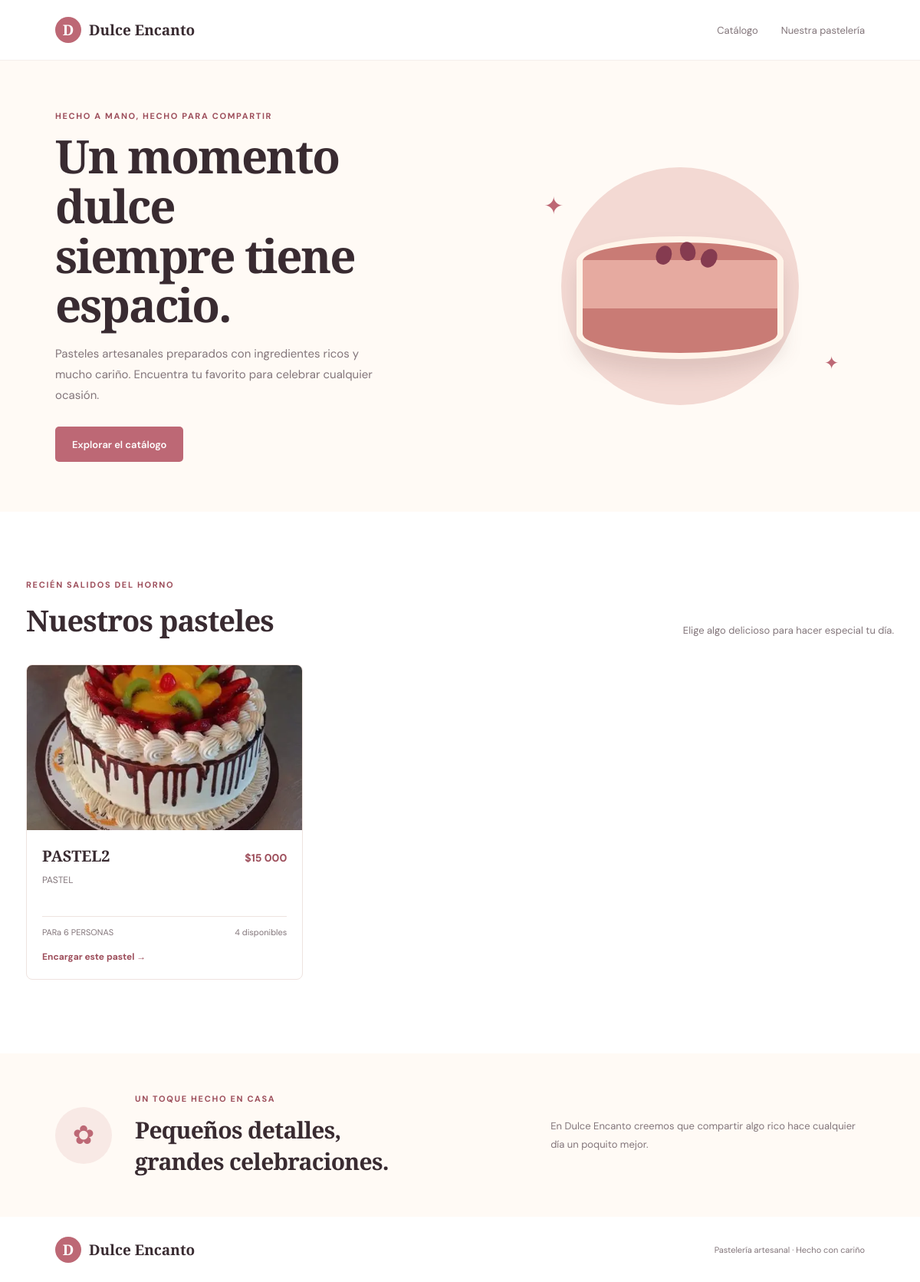
Before: / with the older database file.
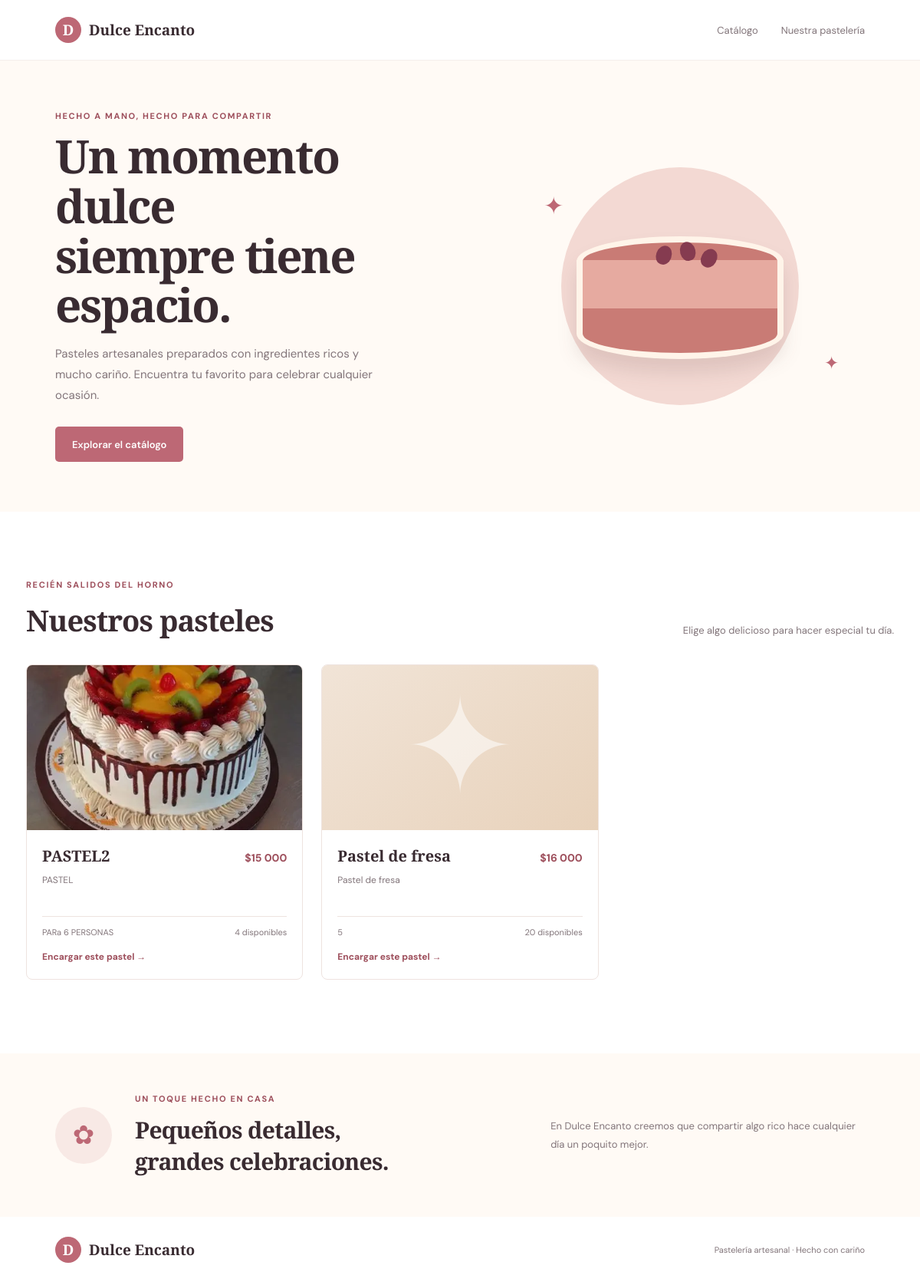
After: the same page with the newer database file.
### pasteleria/models.py (models this page shows, shortened)
class producto(models.Model):
    nombre = models.CharField(max_length=100)
    descripcion = models.TextField()
    precio = models.DecimalField(max_digits=10, decimal_places=2)
    stock = models.IntegerField()
    porcion = models.CharField(max_length=50)
    imagen = models.ImageField(upload_to='productos/',blank=True, null=True)

### pasteleria/views.py (the view)
# urls.py: path('', views.catalogo, name='catalogo'),
def catalogo(request):
    productos = producto.objects.all().order_by('nombre')
    return render(request, 'pasteleria/catalogo.html', {'productos': productos})

### templates/pasteleria/catalogo.html (shortened to what this page needs)
{% load static %}
{% load humanize %}
<!DOCTYPE html>
<html lang="es">
<head>
    <link rel="stylesheet" href="{% static 'css/catalogo.css' %}">
</head>
<body>
    <header class="site-header">
        <a class="brand" href="{% url 'catalogo' %}" aria-label="Dulce Encanto, inicio">
            <span class="brand-mark" aria-hidden="true">D</span>
            <span>Dulce Encanto</span>
        </a>
        <nav aria-label="Navegación principal">
            <a href="#catalogo">Catálogo</a>
            <a href="#nosotros">Nuestra pastelería</a>
        </nav>
    </header>
    <main>
        <section class="hero">
            <div class="hero-copy">
                <p class="eyebrow">Hecho a mano, hecho para compartir</p>
                <h1>Un momento dulce<br>siempre tiene espacio.</h1>
                <p class="hero-description">
                    Pasteles artesanales preparados con ingredientes ricos y mucho cariño.
                    Encuentra tu favorito para celebrar cualquier ocasión.
                </p>
                <a class="button button-primary" href="#catalogo">Explorar el catálogo</a>
            </div>
            <div class="hero-art" aria-hidden="true">
                <div class="hero-cake">
                    <span class="cake-layer"></span>
                    <span class="cake-base"></span>
                    <span class="cake-berry berry-one"></span>
                    <span class="cake-berry berry-two"></span>
                    <span class="cake-berry berry-three"></span>
                </div>
                <span class="hero-sparkle sparkle-one">✦</span>
                <span class="hero-sparkle sparkle-two">✦</span>
            </div>
        </section>
        <section class="catalog-section" id="catalogo">
            <div class="section-heading">
                <div>
                    <p class="eyebrow">Recién salidos del horno</p>
                    <h2>Nuestros pasteles</h2>
                </div>
                <p>Elige algo delicioso para hacer especial tu día.</p>
            </div>
            <div class="product-grid">
                {% for pastel in productos %}
                    <article class="product-card">
                        <a class="product-image"
                           href="{% if pastel.stock > 0 %}{% url 'crear_encargo' pastel.id %}{% else %}{% url 'detalle_producto' pastel.id %}{% endif %}"
                           aria-label="{% if pastel.stock > 0 %}Encargar{% else %}Ver disponibilidad de{% endif %} {{ pastel.nombre }}">
                           {% if pastel.imagen %}
    <img src="{{ pastel.imagen.url }}" alt="{{ pastel.nombre }}"
         style="position: absolute; inset: 0; width: 100%; height: 100%; object-fit: cover;">
{% else %}
    <span class="product-image-decoration" aria-hidden="true">✦</span>
{% endif %}
                        </a>
                        <div class="product-info">
                            <div class="product-title-row">
                                <h3>{{ pastel.nombre }}</h3>
                                <span class="product-price">${{ pastel.precio|floatformat:0|intcomma }}</span>
                            </div>
                            <p>{{ pastel.descripcion|truncatewords:18 }}</p>
                            <div class="product-meta">
                                <span>{{ pastel.porcion }}</span>
                                {% if pastel.stock > 0 %}
                                    <span>{{ pastel.stock }} disponibles</span>
                                {% else %}
                                    <span>Agotado por hoy</span>
                                {% endif %}
                            </div>
                            <a class="text-link"
                               href="{% if pastel.stock > 0 %}{% url 'crear_encargo' pastel.id %}{% else %}{% url 'detalle_producto' pastel.id %}{% endif %}">
                                {% if pastel.stock > 0 %}Encargar este pastel{% else %}Ver disponibilidad{% endif %}
                                <span aria-hidden="true">→</span>
                            </a>
                        </div>
                    </article>
                {% empty %}
                    <div class="empty-state">
                        <span aria-hidden="true">♡</span>
                        <h3>Estamos preparando cosas ricas</h3>
                        <p>Pronto encontrarás nuestros pasteles en este catálogo.</p>
                    </div>
                {% endfor %}
            </div>
        </section>
        <section class="about-section" id="nosotros">
            <span class="about-icon" aria-hidden="true">✿</span>
            <div>
                <p class="eyebrow">Un toque hecho en casa</p>
                <h2>Pequeños detalles,<br>grandes celebraciones.</h2>
            </div>
            <p>En Dulce Encanto creemos que compartir algo rico hace cualquier día un poquito mejor.</p>
        </section>
    </main>
    <footer class="site-footer">
        <a class="brand" href="{% url 'catalogo' %}">
            <span class="brand-mark" aria-hidden="true">D</span>
            <span>Dulce Encanto</span>
        </a>
        <p>Pastelería artesanal · Hecho con cariño</p>
    </footer>
</body>
</html>

Changed rows visible on the page:
added producto: nombre "Pastel de fresa", precio "16 000", descripcion "Pastel de fresa", porcion "5", stock "20", shows "Encargar este pastel"
